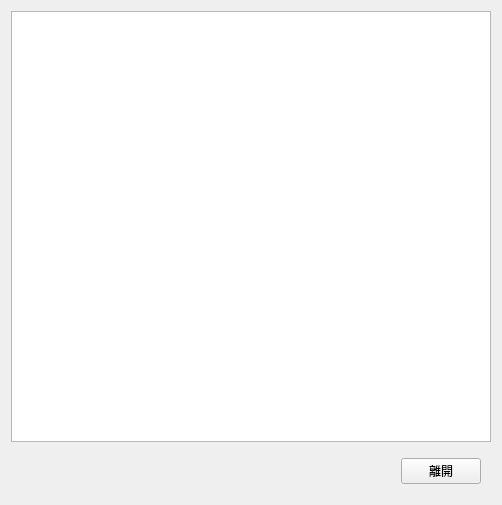
<?xml version="1.0" encoding="UTF-8"?>
<ui version="4.0">
 <class>ManualWindow</class>
 <widget class="QWidget" name="ManualWindow">
  <property name="windowModality">
   <enum>Qt::ApplicationModal</enum>
  </property>
  <property name="geometry">
   <rect>
    <x>0</x>
    <y>0</y>
    <width>502</width>
    <height>505</height>
   </rect>
  </property>
  <property name="windowTitle">
   <string>使用說明</string>
  </property>
  <property name="windowIcon">
   <iconset resource="../resources.qrc">
    <normaloff>:/statics/icon.ico</normaloff>:/statics/icon.ico</iconset>
  </property>
  <layout class="QGridLayout" name="gridLayout">
   <item row="2" column="0">
    <layout class="QHBoxLayout" name="horizontalLayout">
     <property name="leftMargin">
      <number>10</number>
     </property>
     <property name="topMargin">
      <number>10</number>
     </property>
     <property name="rightMargin">
      <number>10</number>
     </property>
     <property name="bottomMargin">
      <number>10</number>
     </property>
     <item>
      <spacer name="horizontalSpacer">
       <property name="orientation">
        <enum>Qt::Horizontal</enum>
       </property>
       <property name="sizeHint" stdset="0">
        <size>
         <width>40</width>
         <height>20</height>
        </size>
       </property>
      </spacer>
     </item>
     <item>
      <widget class="QPushButton" name="exit_btn">
       <property name="text">
        <string>離開</string>
       </property>
      </widget>
     </item>
    </layout>
   </item>
   <item row="0" column="0">
    <widget class="QTextBrowser" name="textBrowser">
     <property name="font">
      <font>
       <pointsize>12</pointsize>
      </font>
     </property>
     <property name="source">
      <url>
       <string>qrc:/manual.md</string>
      </url>
     </property>
    </widget>
   </item>
  </layout>
 </widget>
 <resources>
  <include location="../resources.qrc"/>
 </resources>
 <connections/>
</ui>
